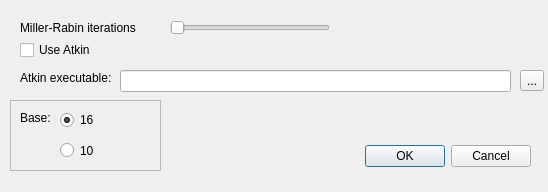
<?xml version="1.0" encoding="UTF-8"?>
<ui version="4.0">
 <class>Options</class>
 <widget class="QDialog" name="Options">
  <property name="geometry">
   <rect>
    <x>0</x>
    <y>0</y>
    <width>548</width>
    <height>192</height>
   </rect>
  </property>
  <property name="windowTitle">
   <string>Options</string>
  </property>
  <widget class="QDialogButtonBox" name="buttonBox">
   <property name="geometry">
    <rect>
     <x>190</x>
     <y>140</y>
     <width>341</width>
     <height>32</height>
    </rect>
   </property>
   <property name="focusPolicy">
    <enum>Qt::StrongFocus</enum>
   </property>
   <property name="orientation">
    <enum>Qt::Horizontal</enum>
   </property>
   <property name="standardButtons">
    <set>QDialogButtonBox::Cancel|QDialogButtonBox::Ok</set>
   </property>
  </widget>
  <widget class="QCheckBox" name="checkBox">
   <property name="geometry">
    <rect>
     <x>20</x>
     <y>40</y>
     <width>78</width>
     <height>20</height>
    </rect>
   </property>
   <property name="text">
    <string>Use Atkin</string>
   </property>
  </widget>
  <widget class="QSlider" name="horizontalSlider">
   <property name="geometry">
    <rect>
     <x>170</x>
     <y>20</y>
     <width>160</width>
     <height>16</height>
    </rect>
   </property>
   <property name="minimum">
    <number>100</number>
   </property>
   <property name="maximum">
    <number>256</number>
   </property>
   <property name="orientation">
    <enum>Qt::Horizontal</enum>
   </property>
  </widget>
  <widget class="QLabel" name="label">
   <property name="geometry">
    <rect>
     <x>20</x>
     <y>20</y>
     <width>171</width>
     <height>16</height>
    </rect>
   </property>
   <property name="focusPolicy">
    <enum>Qt::StrongFocus</enum>
   </property>
   <property name="text">
    <string>Miller-Rabin iterations</string>
   </property>
  </widget>
  <widget class="QLineEdit" name="lineEdit">
   <property name="geometry">
    <rect>
     <x>120</x>
     <y>70</y>
     <width>391</width>
     <height>22</height>
    </rect>
   </property>
  </widget>
  <widget class="QToolButton" name="toolButton">
   <property name="geometry">
    <rect>
     <x>520</x>
     <y>70</y>
     <width>24</width>
     <height>21</height>
    </rect>
   </property>
   <property name="text">
    <string>...</string>
   </property>
  </widget>
  <widget class="QLabel" name="label_4">
   <property name="geometry">
    <rect>
     <x>20</x>
     <y>70</y>
     <width>111</width>
     <height>16</height>
    </rect>
   </property>
   <property name="text">
    <string>Atkin executable:</string>
   </property>
  </widget>
  <widget class="QFrame" name="frame">
   <property name="geometry">
    <rect>
     <x>10</x>
     <y>100</y>
     <width>151</width>
     <height>71</height>
    </rect>
   </property>
   <property name="focusPolicy">
    <enum>Qt::StrongFocus</enum>
   </property>
   <property name="frameShape">
    <enum>QFrame::StyledPanel</enum>
   </property>
   <property name="frameShadow">
    <enum>QFrame::Raised</enum>
   </property>
   <widget class="QLabel" name="label_2">
    <property name="geometry">
     <rect>
      <x>10</x>
      <y>10</y>
      <width>31</width>
      <height>16</height>
     </rect>
    </property>
    <property name="text">
     <string>Base:</string>
    </property>
   </widget>
   <widget class="QRadioButton" name="radioButton_2">
    <property name="geometry">
     <rect>
      <x>50</x>
      <y>10</y>
      <width>92</width>
      <height>20</height>
     </rect>
    </property>
    <property name="text">
     <string>16</string>
    </property>
    <property name="checked">
     <bool>true</bool>
    </property>
   </widget>
   <widget class="QRadioButton" name="radioButton">
    <property name="geometry">
     <rect>
      <x>50</x>
      <y>40</y>
      <width>92</width>
      <height>21</height>
     </rect>
    </property>
    <property name="text">
     <string>10</string>
    </property>
   </widget>
  </widget>
 </widget>
 <resources/>
 <connections>
  <connection>
   <sender>buttonBox</sender>
   <signal>rejected()</signal>
   <receiver>Options</receiver>
   <slot>reject()</slot>
   <hints>
    <hint type="sourcelabel">
     <x>316</x>
     <y>260</y>
    </hint>
    <hint type="destinationlabel">
     <x>286</x>
     <y>274</y>
    </hint>
   </hints>
  </connection>
  <connection>
   <sender>buttonBox</sender>
   <signal>accepted()</signal>
   <receiver>Options</receiver>
   <slot>accept()</slot>
   <hints>
    <hint type="sourcelabel">
     <x>248</x>
     <y>254</y>
    </hint>
    <hint type="destinationlabel">
     <x>157</x>
     <y>274</y>
    </hint>
   </hints>
  </connection>
 </connections>
</ui>
